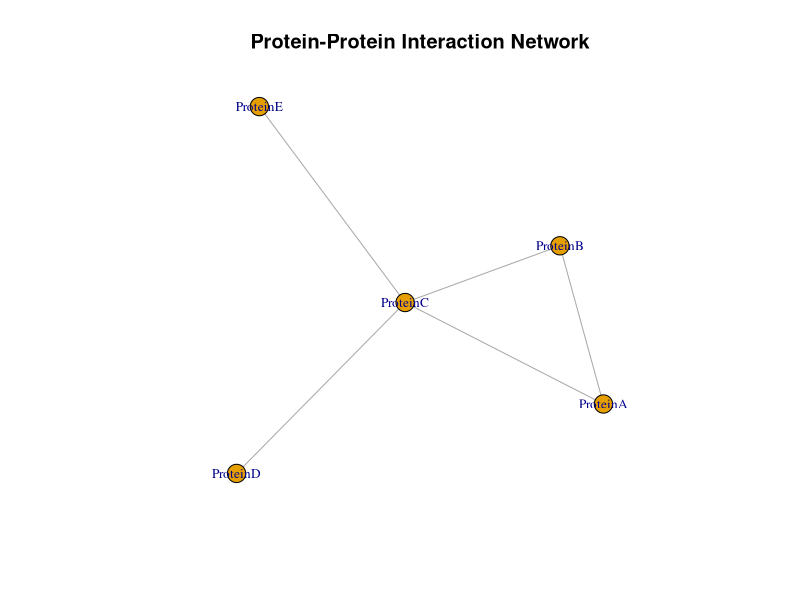
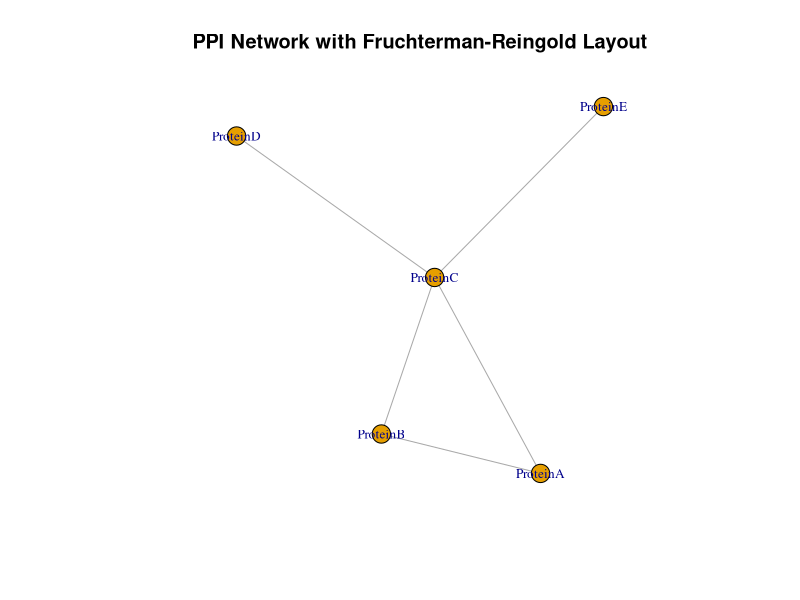
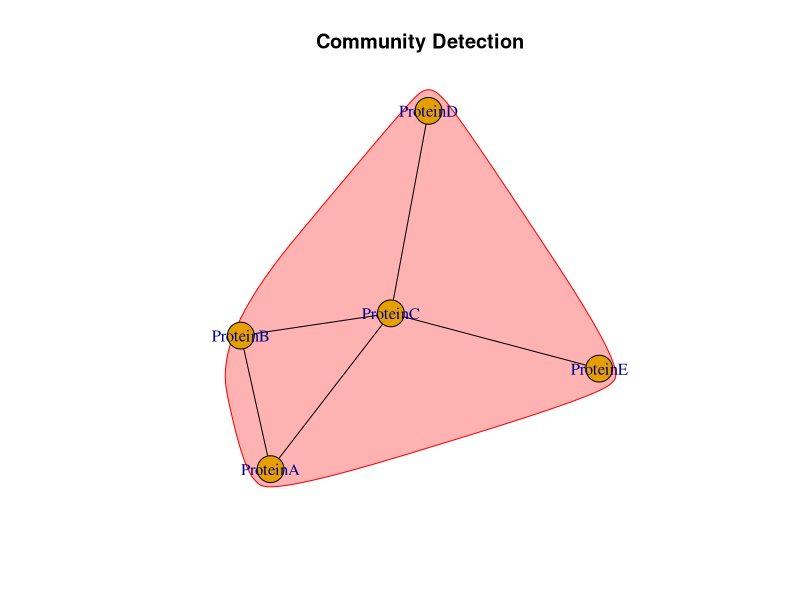

These figures' R source, in order:
# Load required libraries
install.packages("igraph")  # Uncomment if igraph is not installed
library(igraph)

# Step 1: Prepare your data
# Example data: a dataframe with two columns representing interactions
# Replace this with your actual protein interaction data
# Example data: edges (interactions) between proteins
edges <- data.frame(
  from = c("ProteinA", "ProteinA", "ProteinB", "ProteinC", "ProteinC"),
  to = c("ProteinB", "ProteinC", "ProteinC", "ProteinD", "ProteinE"),
  weight = c(1, 1, 2, 1, 1)  # Optional weights for interactions
)

# Step 2: Create an igraph object
g <- graph_from_data_frame(edges, directed = FALSE)

# Step 3: Basic Network Properties
# Summary of the graph
summary(g)

# Number of nodes and edges
cat("Number of nodes:", vcount(g), "\n")
cat("Number of edges:", ecount(g), "\n")

# Step 4: Calculate Network Metrics
# Degree centrality
degree_centrality <- degree(g)
print(degree_centrality)

# Betweenness centrality
betweenness_centrality <- betweenness(g)
print(betweenness_centrality)

# Closeness centrality
closeness_centrality <- closeness(g)
print(closeness_centrality)

# Step 5: Visualize the Network
# Basic plot
plot(g, vertex.size=10, vertex.label.cex=0.8, edge.arrow.size=0.5,
     main="Protein-Protein Interaction Network")

# Step 6: Enhance Visualization with Layouts
# Use layout algorithms for better visualization
layout <- layout_with_fr(g)  # Fruchterman-Reingold layout
plot(g, layout=layout, vertex.size=10, vertex.label.cex=0.8, 
     edge.arrow.size=0.5, main="PPI Network with Fruchterman-Reingold Layout")

# Step 7: Identify Communities
# Use community detection algorithms
communities <- cluster_edge_betweenness(g)
plot(communities, g, main="Community Detection")

# Step 8: Save the Network
# Save the graph object for future analysis
saveRDS(g, file = "ppi_network.rds")
